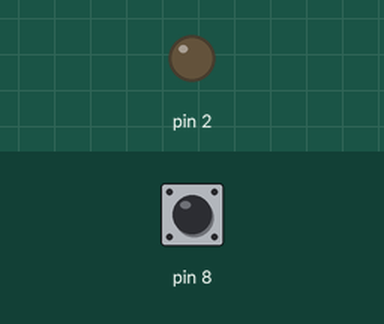
The sketch below on a simulated Arduino Uno, built with avr-gcc and run on an emulated ATmega328P. Shown: output pins drawn as LEDs (lit = HIGH). The test bench sets the inputs (shaded band); at power-on: pin 8 LOW.

Above: at 1.2 s.
1.3 s: pin 8 pulsed HIGH 5 times (0.12 s each, 0.3 s apart)
At 3.1 s:
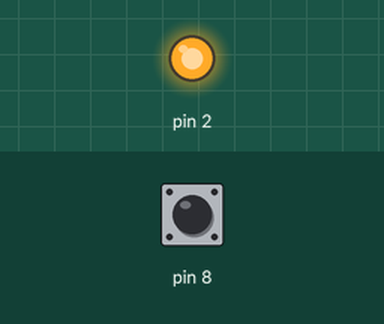
Timing chart, 0 to 4.6 s (numbered marks = the images above; inputs shaded):
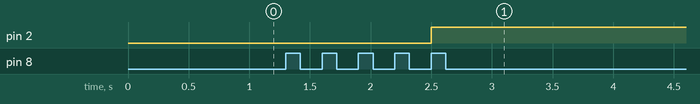

Measured:
- after the input at 1.3 s, pin 2: LOW → HIGH after 1.2 s

The sketch:

sketch_oct16a.ino
```cpp
bool prevState;
bool ledState=HIGH;
void setup() {
  pinMode(2, OUTPUT);
  pinMode(8, INPUT);
}

void loop() {
  prevState=digitalRead(8);
  if (digitalRead(8)==HIGH && prevState==LOW){
    digitalWrite(2,ledState);
    ledState=(!(ledState));
  }

}
```
